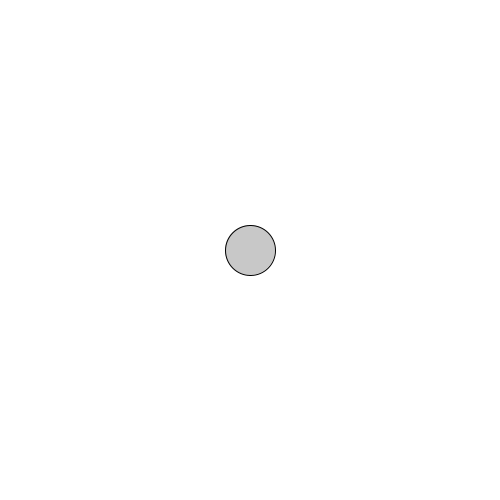
Frame 1 (no input)
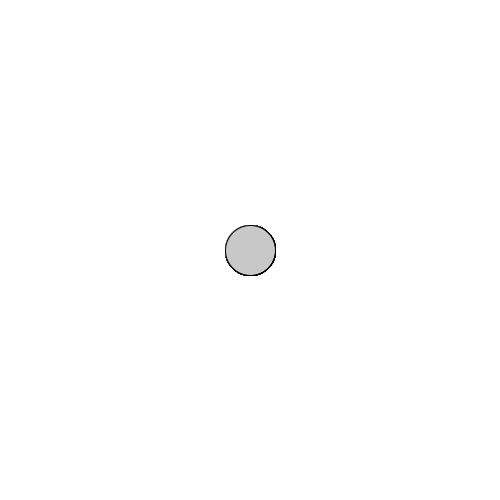
Frame 60 (the mouse pressed at the canvas centre just before this capture)
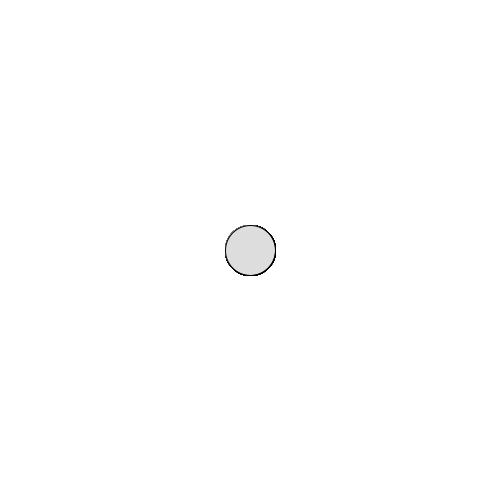
Frame 120 (the mouse held since frame 60 and released just before this capture)

The Processing sketch that drew these frames (run headless with seeded random() and noise(); from frame 60 on, the mouse is pressed at the canvas centre):

// Processing sketch: processing_31305
// ── processing_31305.pde

float x ;
float y ;
float dia = 50;
float radius = dia/2;
color col = color(200);

void setup () {
  size(500,500);
  background (255) ;
  x = width/2;
  y = height/2;
}

void draw () {
  fill(col);
  ellipse(x,y, dia, dia);
  
  if (mousePressed == true) {
    if (mouseX > x-radius && mouseY< x+radius 
    && mouseY > y-radius && mouseY < y+radius) {
    col = color( random (255));  
     }
     }
     }
      
